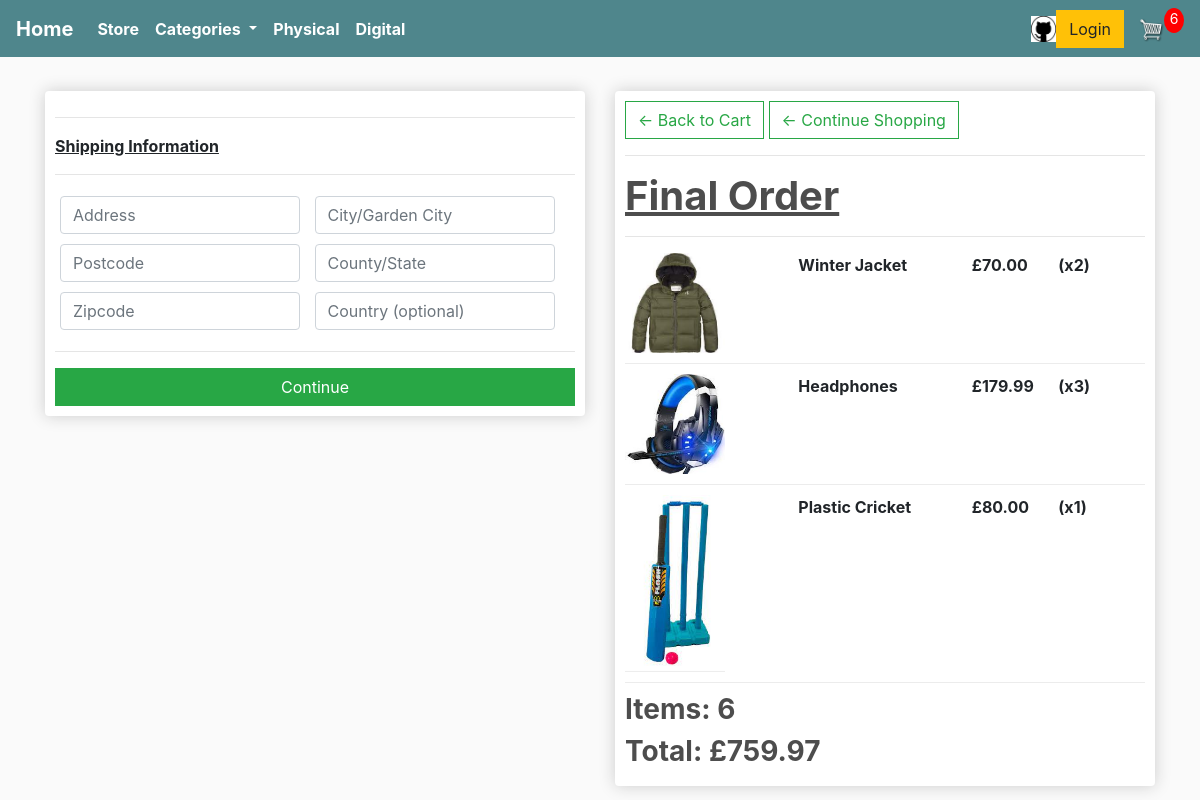
Screenshot of /checkout/ (signed in) with the database file from the repository.
### store/models.py (models this page shows, shortened)
class OrderItem(models.Model):
    product = models.ForeignKey(Product, on_delete=models.SET_NULL, null=True, blank=True)
    order = models.ForeignKey(Order, on_delete=models.SET_NULL, null=True, blank=True)
    quantity = models.IntegerField(default=0, null=True, blank=True)
    date_added = models.DateTimeField(auto_now_add=True)
    @property
    def get_total(self):
        total = self.product.price * self.quantity
        return total

class Product(models.Model):
    name = models.CharField(max_length=20, null=True)
    price = models.DecimalField(max_digits=6, decimal_places=2)
    digital = models.BooleanField(default=False, null=True, blank=True)
    category = models.CharField(max_length=30, null=True)
    second_category = models.CharField(max_length=30, null=True, blank=True)
    image = models.ImageField(null=True, blank=True)
    description = models.TextField(max_length=1000, null=True)
    @property
    def imageURL(self):
        try:
            url = self.image.url
        except:
            url = ''
        return url

class Order(models.Model):
    customer = models.ForeignKey(Customer, on_delete=models.SET_NULL, null=True, blank=True)
    date_ordered = models.DateTimeField(auto_now_add=True)
    complete = models.BooleanField(default=False)
    transaction_id = models.CharField(max_length=100, null=True)
    @property
    def shipping(self):
        shipping = False
        orderitems = self.orderitem_set.all()
        for i in orderitems:
            if i.product.digital is False:
                shipping = True
        return shipping
    @property
    def get_cart_total(self):
        orderitems = self.orderitem_set.all()
        total = sum([item.get_total for item in orderitems])
        return total
    @property
    def get_cart_items(self):
        orderitems = self.orderitem_set.all()
        total = sum([item.quantity for item in orderitems])
        return total

### store/views.py (the view)
# urls.py: path('checkout/', views.checkout, name="checkout"),
def checkout(request):
    data = cartData(request)
    cartItems = data['cartItems']
    order = data['order']
    items = data['items']
    context = {'items': items, 'order': order, 'cartItems': cartItems}
    return render(request, 'store/checkout.html', context)

### store/utils.py (called while the page is built)
def cartData(request):
    if request.user.is_authenticated:
        customer = request.user.customer
        order, created = Order.objects.get_or_create(customer=customer, complete=False)
        items = order.orderitem_set.all()
        cartItems = order.get_cart_items
    else:
        cookieData = cookieCart(request)
        cartItems = cookieData['cartItems']
        order = cookieData['order']
        items = cookieData['items']
    return {'cartItems': cartItems, 'order': order, 'items': items}

### store/templates/store/checkout.html (shortened to what this page needs)
{% extends 'store/main.html' %}
{% load static %}
{% block content %}
    <div class="row">
        <div class="col-lg-6">
            <div class="box-element" id="form-wrapper">
                <form id="form">
                    <div id="shipping-info">
                        <hr>
                        <p><strong><u>Shipping Information</u></strong></p>
                        <hr>
                        <div class="form-field">
                            <input required class="form-control" type="text" name="address" placeholder="Address">
                        </div>
                        <div class="form-field">
                            <input required class="form-control" type="text" name="city" placeholder="City/Garden City">
                        </div>
                        <div class="form-field">
                            <input required class="form-control" type="text" name="postcode" placeholder="Postcode">
                        </div>
                        <div class="form-field">
                            <input required class="form-control" type="text" name="county" placeholder="County/State">
                        </div>
                        <div class="form-field">
                            <input required class="form-control" type="text" name="zipcode" placeholder="Zipcode">
                        </div>
                        <div class="form-field">
                            <input class="form-control" type="text" placeholder="Country (optional)">
                        </div>
                    </div>
                    <hr>
                    <input id="form-button" class="btn btn-success btn-block" type="submit" value="Continue">
                </form>
            </div>
            <br>
        </div>
        <div class="col-lg-6">
            <div class="box-element">
                <a  class="btn btn-outline-success" href="{% url 'cart' %}">&#x2190; Back to Cart</a>
                <a  class="btn btn-outline-success" href="{% url 'store' %}">&#x2190; Continue Shopping</a>
                <hr>
                <h1><strong><u>Final Order</u></strong></h1>
                <hr>
                {% for item in items %}
                    <div class="cart-row">
                        <div style="flex:2"><img class="row-image" src="{{item.product.imageURL}}"></div>
                        <div style="flex:2"><p><b>{{item.product.name}}</b></p></div>
                        <div style="flex:1"><p><b>£{{item.product.price}}</b></p></div>
                        <div style="flex:1"><p><b>(x{{item.quantity}})</b></p></div>
                    </div>
                {% endfor %}
                <h3><b>Items: {{order.get_cart_items}}</b></h3>
                <h3><b>Total: £{{order.get_cart_total|floatformat:2}}</b></h3>
            </div>
        </div>
    </div>
{% endblock content %}

### static/css/main.css (style rules this page uses)
body { background-color: hsl(0, 0%, 98%); }
h1,h2,h3,h4,h5,h6 { color:hsl(0, 0%, 30%); }
.box-element { box-shadow:hsl(0, 0%, 80%) 0 0 16px; background-color: #fff; border-radius: 4px; padding: 10px; }
.col-lg-4, .col-lg-6, .col-lg-8, .col-lg-12 { margin-top: 10px; }
.btn { border-radius: 0; }
.row-image { width: 100px; }
.form-field { width:250px; display: inline-block; padding: 5px; }
.cart-row { display: flex; align-items: flex-stretch; padding-bottom: 10px; margin-bottom: 10px; border-bottom: 1px solid #ececec; }

### rows the page displays
OrderItem: product.imageURL (picture), product.name "Winter Jacket", product.price "70.00", quantity "2"
OrderItem: product.imageURL (picture), product.name "Headphones", product.price "179.99", quantity "3"
OrderItem: product.imageURL (picture), product.name "Plastic Cricket", product.price "80.00", quantity "1"
Order: get_cart_items "6", get_cart_total "759.97"

### other values shown
{{ cartItems }} "6"
